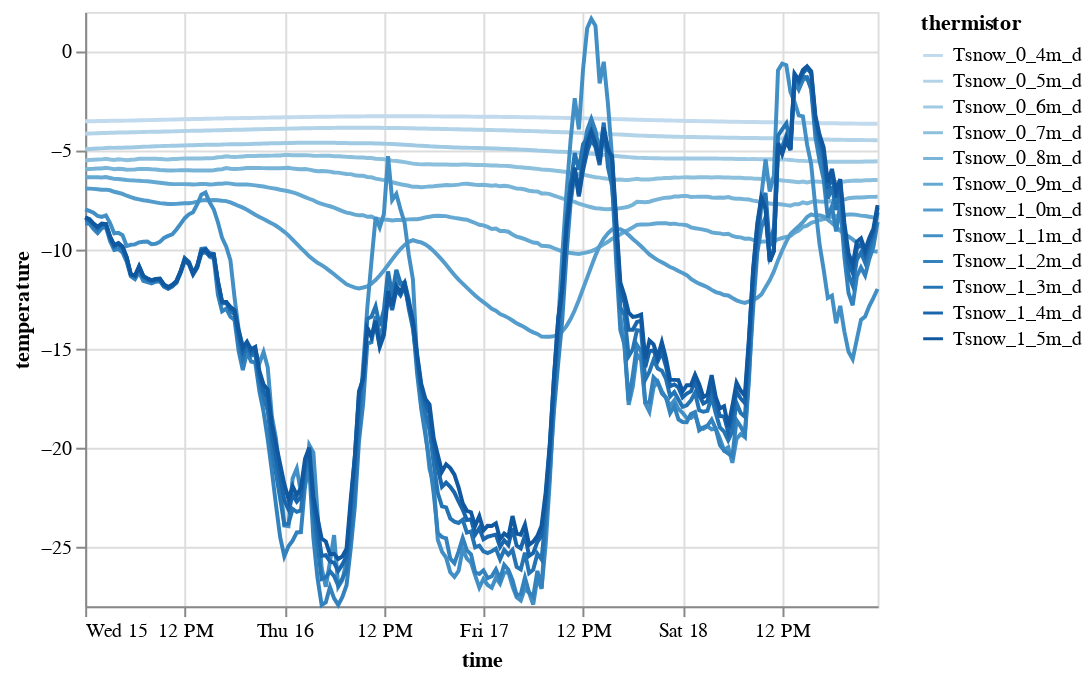

Notebook cell for this chart:
### Code cell
alt.Chart(
    tsnow_data.loc['20230215': '20230218'].reset_index() # we have to reset the index b/c altair cannot work with an index, it needs `time` as a column
).mark_line().transform_fold(
    tsnow_vars,
    as_ = ['thermistor', 'temperature']
).encode(
    alt.X('time:T'),
    alt.Y('temperature:Q'),
    alt.Color('thermistor:O').sort(tsnow_vars),
    tooltip = 'thermistor:O' # try hovering our mouse over lines in the plot
).properties(width=400)

### Figure 1 — Vega-Lite specification as saved in the notebook (floating-point values rounded to 4 significant figures; data arrays with more than 128 entries replaced by an {"elided": "..."} marker saying what was removed)
{"config": {"view": {"continuousWidth": 300, "continuousHeight": 300}}, "data": {"name": "data-5c5db3d112d1db4196b9bfb6d21a05fa"}, "mark": {"type": "line"}, "encoding": {"color": {"field": "thermistor", "sort": ["Tsnow_0_4m_d", "Tsnow_0_5m_d", "Tsnow_0_6m_d", "Tsnow_0_7m_d", "Tsnow_0_8m_d", "Tsnow_0_9m_d", "Tsnow_1_0m_d", "Tsnow_1_1m_d", "Tsnow_1_2m_d", "Tsnow_1_3m_d", "Tsnow_1_4m_d", "Tsnow_1_5m_d"], "type": "ordinal"}, "tooltip": {"field": "thermistor", "type": "ordinal"}, "x": {"field": "time", "type": "temporal"}, "y": {"field": "temperature", "type": "quantitative"}}, "transform": [{"fold": ["Tsnow_0_4m_d", "Tsnow_0_5m_d", "Tsnow_0_6m_d", "Tsnow_0_7m_d", "Tsnow_0_8m_d", "Tsnow_0_9m_d", "Tsnow_1_0m_d", "Tsnow_1_1m_d", "Tsnow_1_2m_d", "Tsnow_1_3m_d", "Tsnow_1_4m_d", "Tsnow_1_5m_d"], "as": ["thermistor", "temperature"]}], "width": 400, "$schema": "https://vega.github.io/schema/vega-lite/v5.20.1.json", "datasets": {"data-5c5db3d112d1db4196b9bfb6d21a05fa": {"elided": "192 records"}}}
